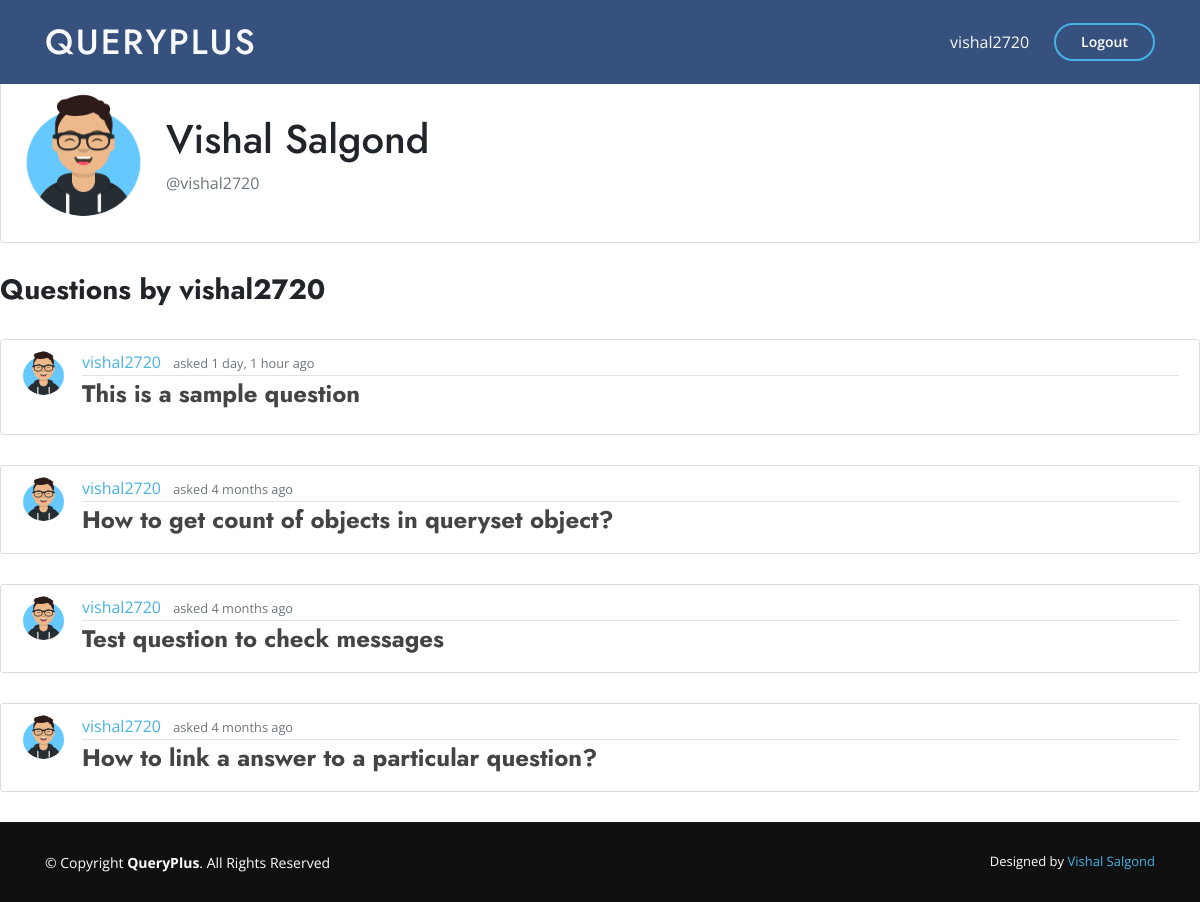
Screenshot of /user/vishal2720/ (signed in) with the database file from the repository.
### main_app/models.py (models this page shows, shortened)
class Question(models.Model):
    question = RichTextField()
    date_posted = models.DateTimeField(auto_now_add=True)
    author = models.ForeignKey(User, on_delete=models.CASCADE)

class Profile(models.Model):
    user = models.OneToOneField(User, on_delete=models.CASCADE)
    image = models.ImageField(default='default.jpg',upload_to='profile_pics')

### main_app/views.py (the view)
# urls.py: path('user/<str:username>/', UserListView.as_view(), name='user-profile'),
class UserListView(ListView):
    model = Question
    template_name = 'main_app/user_profile.html'
    context_object_name = 'questions'
    paginate_by = 5
    def get_queryset(self, **kwargs):
        user = get_object_or_404(User, username=self.kwargs.get('username','first_name'))
        return Question.objects.filter(author=user).order_by('-date_posted')

### main_app/templates/main_app/user_profile.html
{% extends "main_app/base.html" %}
{% load crispy_forms_tags %}
{% block content %}
{% for question in questions|slice:":1" %}
    <div class="content-section">
    <div class="media">
        <img class="rounded-circle account-img" src="{{ question.author.profile.image.url }}">
        <div class="media-body">
          <br>
          <h2 class="account-heading">{{ question.author.first_name }} {{ question.author.last_name }}</h2>
          <p class="text-secondary">@{{ view.kwargs.username }} </p>
        </div>
    </div>
    </div>
    <h3> <b>Questions by {{ view.kwargs.username }}</b> </h3>
    <br>
{% endfor %}
{% for question in questions %}
    <article class="media content-section">
        <img class="rounded-circle article-img" src="{{ question.author.profile.image.url }}" alt="">
        <div class="media-body">
        <div class="article-metadata">
            <a class="mr-2" href="{% url 'user-profile' question.author.username %}">{{ question.author }}</a>
            <small class="text-muted">asked {{ question.date_posted|timesince }} ago</small>
        </div>
        <h4><a class="article-title" href="{% url 'question-detail' question.id %}"><b>{{ question.question|safe }}</b></a></h4>
        </div>
    </article>
{% endfor %}
{% endblock content %}

### main_app/templates/main_app/base.html (shortened to what this page needs)
{% load static %}
<!DOCTYPE html>
<html>
<head>
    <link rel="stylesheet" href="{% static 'main_app/vendor/bootstrap/css/bootstrap.min.css' %}">
    <link rel="stylesheet" href="{% static 'main_app/vendor/icofont/icofont.min.css' %}">
    <link rel="stylesheet" href="{% static 'main_app/vendor/boxicons/css/boxicons.min.css' %}">
    <link rel="stylesheet" href="{% static 'main_app/vendor/remixicon/remixicon.css' %}">
    <link rel="stylesheet" href="{% static 'main_app/vendor/venobox/venobox.css' %}">
    <link rel="stylesheet" href="{% static 'main_app/vendor/owl.carousel/assets/owl.carousel.min.css' %}">
    <link rel="stylesheet" href="{% static 'main_app/vendor/aos/aos.css' %}">
    <link rel="stylesheet" type="text/css" href="{% static 'main_app/main.css' %}">
    <link rel="stylesheet" href="https://cdnjs.cloudflare.com/ajax/libs/font-awesome/4.7.0/css/font-awesome.min.css">
</head>
<body>
  <header id="header" class="fixed-top">
    <div class="container d-flex align-items-center mb-2 mt-2">
      <h1 class="logo mr-auto"><a class="text-light" href="{% url 'home' %}">QueryPlus</a></h1>
      {%if user.is_authenticated %}
        <a href="{% url 'profile' %}" class="text-light scrollto">{{ user.username }}</a>
        <a href="" data-toggle="modal" data-target="#logoutModal" class="get-started-btn scrollto">Logout</a>
      {% else %}
        <a href="{% url 'login' %}" class="get-started-btn scrollto">Sign In</a>
        <a href="{% url 'register' %}" class="get-started-btn scrollto">Create Account</a>
      {% endif %}
    </div>
  </header>
  {% block content %}
  {% endblock %}
  <footer id="footer">
    <div class="container footer-bottom">
      <div class="copyright">
        &copy; Copyright <strong><span>QueryPlus</span></strong>. All Rights Reserved
      </div>
      <div class="credits">
        Designed by <a href="">Vishal Salgond</a>
      </div>
    </div>
  </footer>
</body>
</html>

### main_app/static/main_app/main.css (style rules this page uses)
body { background: white; margin-top: 5rem; font-family: 'Open Sans', sans-serif; }
h1, h2, h3, h4, h5, h6 { font-family: "Jost", sans-serif; }
a { color: #47b2e4; }
#header { transition: all 0.5s; z-index: 997; padding: 15px 0; background: #37517e; }
#header .logo { font-size: 35px; color: white; margin: 0; padding: 0; line-height: 1; font-weight: 500; letter-spacing: 2px; text-transform: uppercase; }
#header .logo a { color:black; }
.get-started-btn { margin-left: 25px; color: #fff; border-radius: 50px; padding: 6px 25px 7px 25px; white-space: nowrap; transition: 0.3s; font-size: 14px; display: inline-block; border: 2px solid #47b2e4; font-weight: 600; }
.content-section { background: #ffffff; padding: 10px 20px; border: 1px solid #dddddd; border-radius: 3px; margin-bottom: 30px; }
.article-title { color: #444444; }
.article-img { height: 45px; width: 45px; margin-right: 16px; }
.article-metadata { padding-bottom: 1px; margin-bottom: 4px; border-bottom: 1px solid #e3e3e3 }
.account-img { height: 125px; width: 125px; margin-right: 20px; margin-bottom: 16px; }
.account-heading { font-size: 2.5rem; }
#footer { height: 80px; bottom: 0px; left: 0px; right: 0px; margin-bottom: 0px; font-size: 14px; background: #101010 ; }
#footer .footer-bottom { padding-top: 30px; padding-bottom: 30px; color: #fff; }
#footer .copyright { float: left; }
#footer .credits { float: right; font-size: 13px; }
#footer .credits a { transition: 0.3s; }

### rows the page displays
Question: author.profile.image (picture), author.first_name "Vishal", author.last_name "Salgond", kwargs.username "vishal2720", author "vishal2720", date_posted "1 day, 1 hour", question "This is a sample question"
Question: author.profile.image (picture), author "vishal2720", date_posted "4 months", question "How to get count of objects in queryset object?"
Question: author.profile.image (picture), author "vishal2720", date_posted "4 months", question "Test question to check messages"
Question: author.profile.image (picture), author "vishal2720", date_posted "4 months", question "How to link a answer to a particular question?"

### other values shown
{{ user.username }} "vishal2720"
